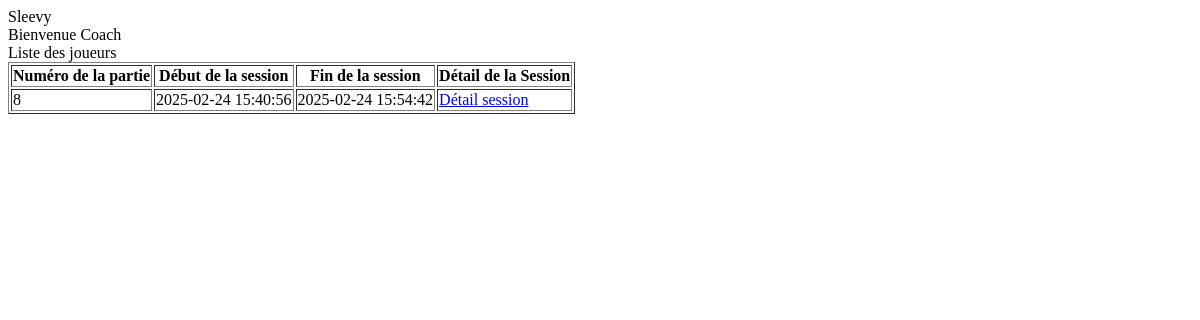
Before: /historique (signed in) with the older database file.
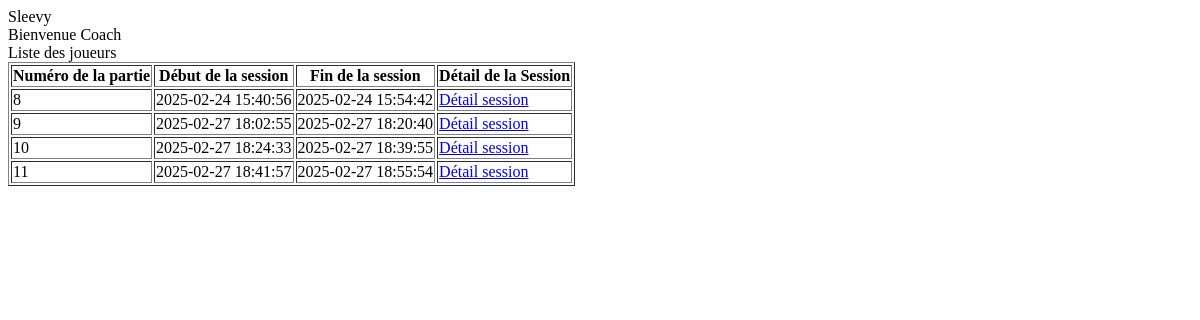
After: the same page with the newer database file.
### app/models.py (models this page shows)
class Session(db.Model):
    __tablename__ = 'sleevy_session'
    session_id = db.Column(db.Integer, primary_key=True)
    idjoueur = db.Column(db.Integer, db.ForeignKey('joueur.idjoueur'))
    starttime = db.Column(db.DateTime)
    endtime = db.Column(db.DateTime)
    gamenumber = db.Column(db.Integer)

### app/views.py (the view)
@app.route('/historique', methods=['POST', 'GET'])
def historique():
    print("➡️ Route /historique appelée")  # Vérification de l'appel
    joueur_id = session.get('joueur')
    if not joueur_id:
        print("❌ Aucun joueur connecté, redirection vers l'index.")
        return redirect(url_for('index'))
    player_sessions = Session.query.filter_by(idjoueur=joueur_id).all()
    print("Sessions récupérées :", player_sessions)  # Debugging
    return render_template('historique_joueur.html', sessions=player_sessions)

### app/templates/historique_joueur.html (shortened to what this page needs)
<!DOCTYPE html>
<html lang="fr">
<head>
</head>
<body>
    <div class="title">
        Sleevy
    </div>
    <div class="container">
        <div class="text">
            Bienvenue Coach
        </div>
        <div class="container">
            <div class="text">Liste des joueurs</div>
            <table border="1">
                <tr>
                    <th>Numéro de la partie</th>
                    <th>Début de la session</th>
                    <th>Fin de la session</th>
                    <th>Détail de la Session</th>
                </tr>
                {% for session in sessions %}
                <tr>
                    <td>{{ session.gamenumber }}</td>
                    <td>{{ session.starttime }}</td>
                    <td>{{ session.endtime}}</td>
                    <td>
                        <a href="{{ url_for('historique') }}">Détail session</a>
                    </td>
                </tr>
                {% else %}
                <tr>
                    <td colspan="2">Aucune session trouvée.</td>
                </tr>
                {% endfor %}
            </table>
        </div>
    </div>
</body>
</html>

Changed rows visible on the page:
added Session: gamenumber "9", starttime "2025-02-27 18:02:55", endtime "2025-02-27 18:20:40"
added Session: gamenumber "10", starttime "2025-02-27 18:24:33", endtime "2025-02-27 18:39:55"
added Session: gamenumber "11", starttime "2025-02-27 18:41:57", endtime "2025-02-27 18:55:54"
